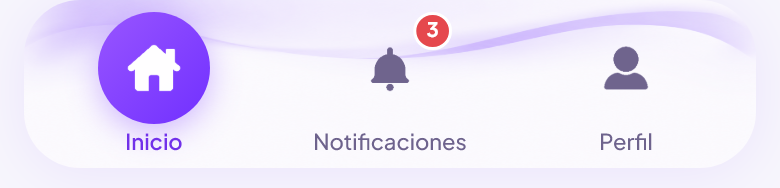
#> input picture docs/bottom-nav-design/motion/client-0.png, 780 x 188 px; its folder holds only this picture in this run
$ python motion_preview.py
#> lines starting #> are read from the running program, lines starting #| are printed output that depends on the picture
"""Display actual Flutter transition frames; no shipped image assets are edited."""
from pathlib import Path
from PIL import Image, ImageDraw

folder = Path(__file__).parent
frames = []
for index in range(8):
    frame = Image.new("RGB", (800, 128), "#F7F6FC")
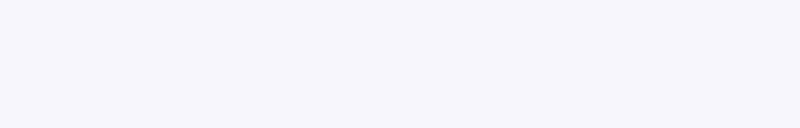
#> frame: PIL image 800x128 RGB; mean R, G, B 247, 246, 252
    draw = ImageDraw.Draw(frame)
    for column, (role, label) in enumerate([("client", "Cliente"), ("worker", "Trabajador")]):
        draw.text((12 + column * 410, 6), label, fill="#17132D")
        actual = Image.open(folder / "motion" / f"{role}-{index}.png").convert("RGB")
        actual = actual.resize((390, 94), Image.Resampling.LANCZOS)
#> actual: PIL image 390x94 RGB
        frame.paste(actual, (column * 410, 26))
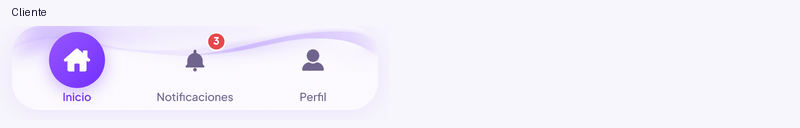
#> frame: PIL image 800x128 RGB; mean R, G, B 242.6, 238.9, 251.1
#> (the run stopped early here; a loop or call above may not have finished)
